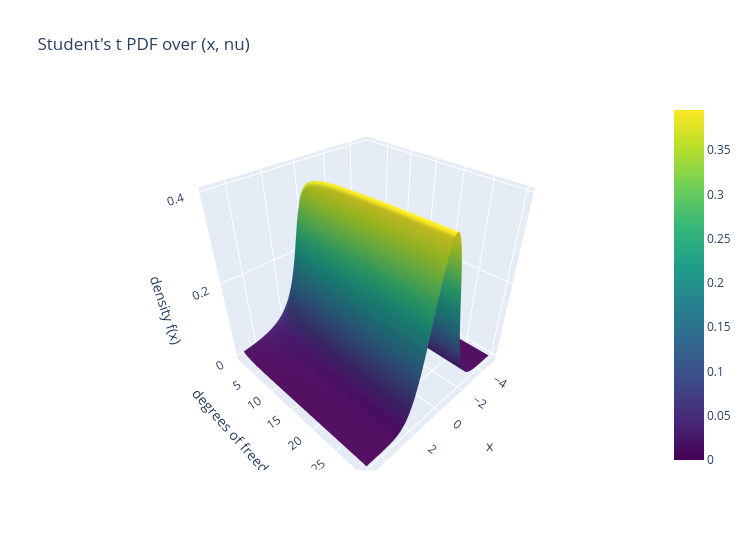

Write notebook code for a chart like this one.
### Markdown cell above
### 8.4 Interactive Plotly version
The t surface of 8.1; drag to rotate.

### Code cell
fig = go.Figure(go.Surface(x=x_values, y=nu_values, z=Z, colorscale="Viridis"))
fig.update_layout(title="Student's t PDF over (x, nu)", width=750, height=550,
                  scene=dict(xaxis_title="x", yaxis_title="degrees of freedom nu", zaxis_title="density f(x)"))
fig.show()

### Figure 1 — Plotly figure (JSON) as saved in the notebook; plotly's stock layout.template omitted (floating-point values rounded to 4 significant figures; data arrays with more than 128 entries replaced by an {"elided": "..."} marker saying what was removed)
{"data": [{"colorscale": [[0.0, "#440154"], [0.1111, "#482878"], [0.2222, "#3e4989"], [0.3333, "#31688e"], [0.4444, "#26828e"], [0.5556, "#1f9e89"], [0.6667, "#35b779"], [0.7778, "#6ece58"], [0.8889, "#b5de2b"], [1.0, "#fde725"]], "type": "surface", "x": {"elided": "140 float values"}, "y": [1.0, 1.744, 2.487, 3.231, 3.974, 4.718, 5.462, 6.205, 6.949, 7.692, 8.436, 9.179, 9.923, 10.67, 11.41, 12.15, 12.9, 13.64, 14.38, 15.13, 15.87, 16.62, 17.36, 18.1, 18.85, 19.59, 20.33, 21.08, 21.82, 22.56, 23.31, 24.05, 24.79, 25.54, 26.28, 27.03, 27.77, 28.51, 29.26, 30.0], "z": {"elided": "40x140 float values"}}], "layout": {"height": 550, "scene": {"xaxis": {"title": {"text": "x"}}, "yaxis": {"title": {"text": "degrees of freedom nu"}}, "zaxis": {"title": {"text": "density f(x)"}}}, "title": {"text": "Student's t PDF over (x, nu)"}, "width": 750}}
